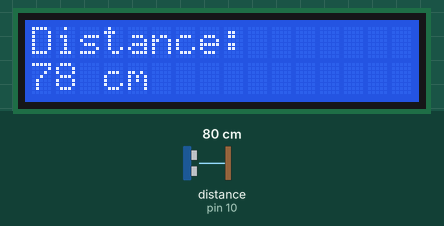
Recording of a sketch running on a simulated Arduino Uno, built with avr-gcc and run on an emulated ATmega328P. Shown: 16×2 character LCD. Wiring (inferred from the names in the program): ultrasonic range finder: trigger pin 9; echo pin 10. The inputs (shaded band) are chosen by the test bench; at power-on: distance to the obstacle (sensor on pin 10) 80 cm. The echo pulse lasts 58.3 µs per cm.

Above: at 1.2 s.
1.3 s: distance to the obstacle (sensor on pin 10) set to 2 cm
At 2.9 s:
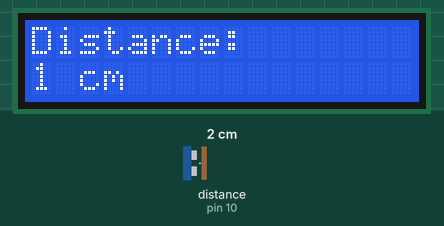
3.3 s: distance to the obstacle (sensor on pin 10) set to 4 cm
At 4.3 s:
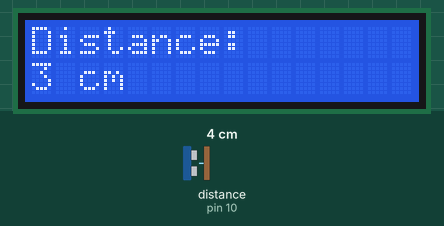
4.9 s: distance to the obstacle (sensor on pin 10) set to 9 cm
At 5.8 s:
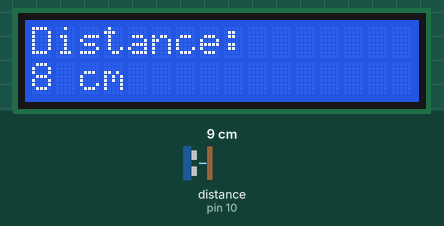
Timing chart, 0 to 7.9 s (numbered marks = the images above; inputs shaded):
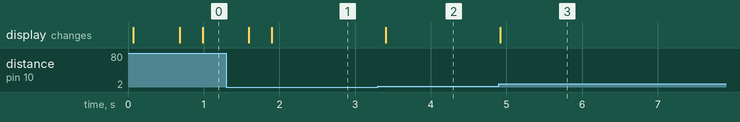

Measured:
- after the input at 1.3 s, the display: first changes after 0.30 s (image 1 shows a later state)
- after the input at 3.3 s, the display: changes after 0.11 s (image 2)
- after the input at 4.9 s, the display: changes at once (image 3)

The sketch:

distance_measure.ino
```cpp
#include <LiquidCrystal.h>

LiquidCrystal lcd(12, 11, 5, 4, 3, 2);

long duration;
int distance;

void setup() {

  pinMode(9, OUTPUT);   // TRIG
  pinMode(10, INPUT);   // ECHO

  lcd.begin(16, 2);
  lcd.print("Distance:");
}

void loop() {

  digitalWrite(9, LOW);
  delayMicroseconds(2);

  digitalWrite(9, HIGH);
  delayMicroseconds(10);
  digitalWrite(9, LOW);

  duration = pulseIn(10, HIGH);

  distance = duration * 0.034 / 2;

  lcd.setCursor(0, 1);
  lcd.print(distance);
  lcd.print(" cm   ");

  delay(300);
}
```
